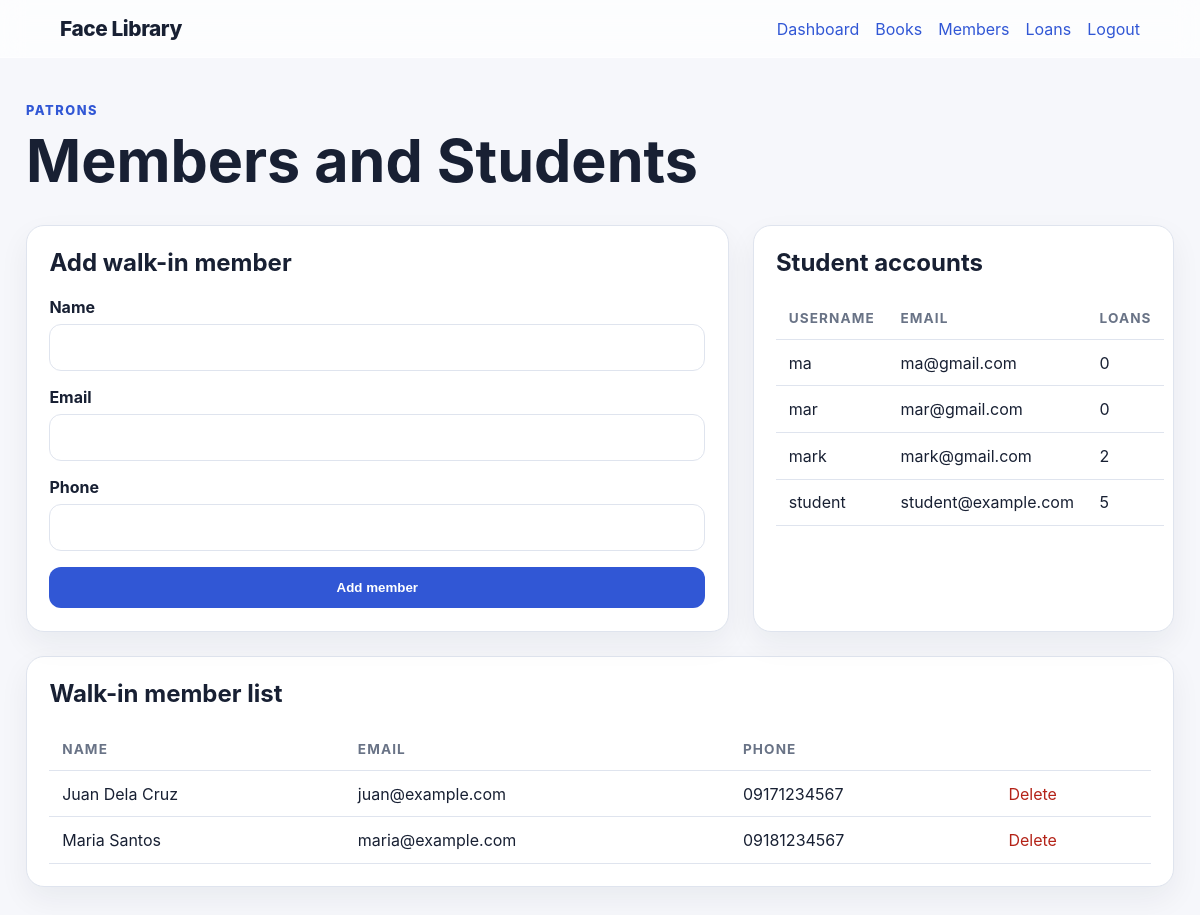
Screenshot of /members (signed in) with the database file from the repository.
### app/models.py (models this page shows, shortened)
class User(UserMixin, db.Model):
    id = db.Column(db.Integer, primary_key=True)
    username = db.Column(db.String(80), unique=True, nullable=False, index=True)
    email = db.Column(db.String(120), unique=True, nullable=False, index=True)
    password_hash = db.Column(db.String(255), nullable=False)
    face_image_path = db.Column(db.String(500), nullable=True)
    role = db.Column(db.String(50), nullable=False, default="librarian")
    created_at = db.Column(db.DateTime, nullable=False, default=datetime.utcnow)
    student_loans = db.relationship("Loan", back_populates="student", foreign_keys="Loan.student_id")
    @property
    def is_student(self):
        return self.role == "student"
    @property
    def is_librarian(self):
        return self.role in {"admin", "librarian"}

class Member(db.Model):
    id = db.Column(db.Integer, primary_key=True)
    name = db.Column(db.String(160), nullable=False, index=True)
    email = db.Column(db.String(120), unique=True, nullable=True)
    phone = db.Column(db.String(40), nullable=True)
    created_at = db.Column(db.DateTime, nullable=False, default=datetime.utcnow)
    loans = db.relationship("Loan", back_populates="member")

### app/routes.py (the view, shortened to what this page needs)
@main_bp.route("/members", methods=["GET", "POST"])
@librarian_required
def members():
    all_members = Member.query.order_by(Member.name.asc()).all()
    students = User.query.filter_by(role="student").order_by(User.username.asc()).all()
    return render_template("members.html", members=all_members, students=students)

### app/routes.py (called while the page is built)
def get_csrf_token():
    token = session.get("_csrf_token")
    if not token:
        token = token_urlsafe(32)
        session["_csrf_token"] = token
    return token

@main_bp.app_context_processor
def inject_helpers():
    return {"csrf_token": get_csrf_token, "now": datetime.utcnow, "book_cover_url": book_cover_url}

def librarian_required(view):
    @wraps(view)
    def wrapped(*args, **kwargs):
        if not current_user.is_authenticated:
            return redirect(url_for("main.login"))
        if not current_user.is_librarian:
            flash("That page is for librarians only.", "warning")
            return redirect(url_for("main.student_dashboard"))
        return view(*args, **kwargs)
    return wrapped

### app/templates/members.html (shortened to what this page needs)
{% extends "base.html" %}
{% block content %}
<section class="page-header">
  <div>
    <p class="eyebrow">Patrons</p>
    <h1>Members and Students</h1>
  </div>
</section>
<div class="grid two">
  <section class="card">
    <h2>Add walk-in member</h2>
    <form method="post" class="form">
      <label>Name <input name="name" required></label>
      <label>Email <input type="email" name="email"></label>
      <label>Phone <input name="phone"></label>
      <button class="button" type="submit">Add member</button>
    </form>
  </section>
  <section class="card">
    <h2>Student accounts</h2>
    <table>
      <thead><tr><th>Username</th><th>Email</th><th>Loans</th></tr></thead>
      <tbody>
        {% for student in students %}
        <tr>
          <td>{{ student.username }}</td>
          <td>{{ student.email }}</td>
          <td>{{ student.student_loans|length }}</td>
        </tr>
        {% else %}
        <tr><td colspan="3">No students yet.</td></tr>
        {% endfor %}
      </tbody>
    </table>
  </section>
</div>
<section class="card top-gap">
  <h2>Walk-in member list</h2>
  <table>
    <thead><tr><th>Name</th><th>Email</th><th>Phone</th><th></th></tr></thead>
    <tbody>
      {% for member in members %}
      <tr>
        <td>{{ member.name }}</td>
        <td>{{ member.email or '-' }}</td>
        <td>{{ member.phone or '-' }}</td>
        <td>
          <form method="post" action="{{ url_for('main.delete_member', member_id=member.id) }}" onsubmit="return confirm('Delete this member?')">
            <button class="link-button danger-text" type="submit">Delete</button>
          </form>
        </td>
      </tr>
      {% else %}
      <tr><td colspan="4">No members yet.</td></tr>
      {% endfor %}
    </tbody>
  </table>
</section>
{% endblock %}

### app/static/css/styles.css (style rules this page uses)
:root { --bg: #f6f7fb; --card: #ffffff; --text: #182033; --muted: #697386; --border: #dfe4ee; --primary: #3157d5; --primary-dark: #2444aa; --danger: #b42318; --success: #067647; --warning: #b54708; }
* { box-sizing: border-box; }
body { margin: 0; font-family: Inter, ui-sans-serif, system-ui, -apple-system, BlinkMacSystemFont, "Segoe UI", sans-serif; background: var(--bg); color: var(--text); }
.card { background: var(--card); border: 1px solid var(--border); border-radius: 18px; padding: 1.4rem; box-shadow: 0 12px 30px rgba(24, 32, 51, 0.06); }
.hero h1, .page-header h1, .card h1 { margin: 0 0 0.7rem; font-size: clamp(2rem, 5vw, 3.7rem); line-height: 1; }
.card h2 { margin-top: 0; }
.eyebrow { color: var(--primary); text-transform: uppercase; letter-spacing: .12em; font-weight: 800; font-size: .8rem; }
.grid { display: grid; gap: 1.5rem; }
.grid.two { grid-template-columns: minmax(0, 1.25fr) minmax(300px, .75fr); }
.page-header { display: flex; justify-content: space-between; align-items: center; gap: 1rem; margin-bottom: 1.5rem; }
.form { display: grid; gap: 1rem; }
label { display: grid; gap: .4rem; font-weight: 700; }
input, select { border: 1px solid var(--border); border-radius: 12px; padding: .8rem .9rem; font: inherit; background: #fff; }
.button { display: inline-flex; align-items: center; justify-content: center; border: 0; border-radius: 12px; padding: .82rem 1rem; background: var(--primary); color: #fff; font-weight: 800; cursor: pointer; text-decoration: none; }
.link-button { background: transparent; border: 0; color: var(--primary); padding: 0; cursor: pointer; font: inherit; }
.danger-text { color: var(--danger); }
table { width: 100%; border-collapse: collapse; }
th, td { text-align: left; border-bottom: 1px solid var(--border); padding: .8rem; vertical-align: middle; }
th { color: var(--muted); font-size: .85rem; text-transform: uppercase; letter-spacing: .08em; }
.top-gap { margin-top: 1.5rem; }
.button { position: relative; overflow: hidden; transition: all .25s ease; }
.card { transition: .3s ease; }

### rows the page displays
User: username "ma", email "ma@gmail.com", student_loans|length "0"
User: username "mar", email "mar@gmail.com", student_loans|length "0"
User: username "mark", email "mark@gmail.com", student_loans|length "2"
User: username "student", email "student@example.com", student_loans|length "5"
Member: name "Juan Dela Cruz", email "juan@example.com", phone "09171234567"
Member: name "Maria Santos", email "maria@example.com", phone "09181234567"
